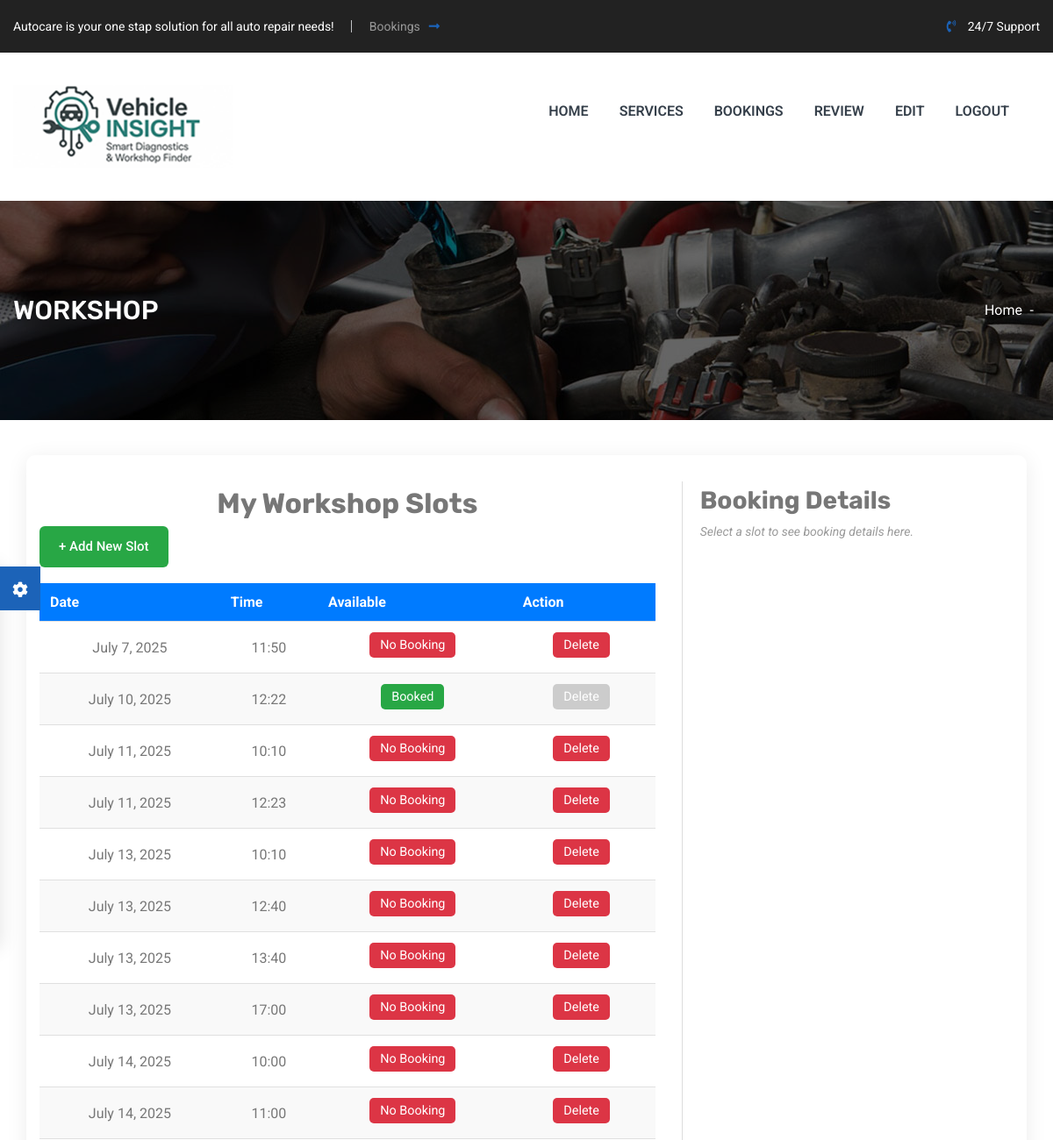
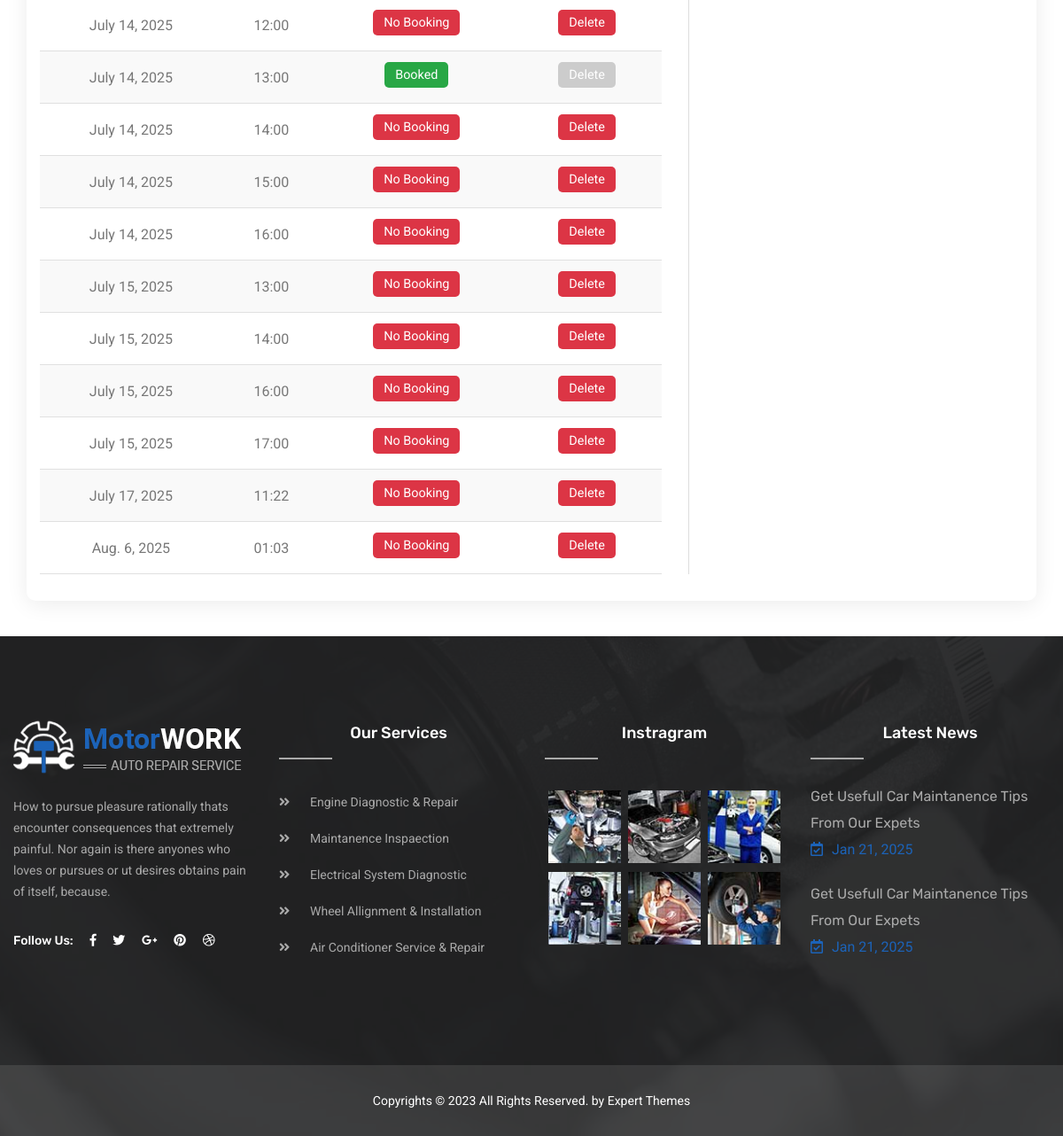
Page /view_workshop_slots (signed in) on the committed database (2 pictures, top to bottom).
### appnew/models.py (models this page shows)
class WorkshopSlot(models.Model):
    workshop = models.ForeignKey(workshop, on_delete=models.CASCADE)
    date = models.DateField()
    time = models.TimeField()
    is_available = models.BooleanField(default=True)

### appnew/views.py (the view)
# urls.py: path('view_workshop_slots', views.view_workshop_slots, name='view_workshop_slots'),
def view_workshop_slots(request):
    if 'workshopid' not in request.session:
        return redirect('userlogin')
    wid=request.session['workshopid']
    workshop_obj = get_object_or_404(workshop, workshopid=wid)
    slots = WorkshopSlot.objects.filter(workshop=workshop_obj).order_by('date', 'time')
    slot_bookings = {}
    for slot in slots:
        bookings = Appoinment.objects.filter(slot=slot)
        slot_bookings[slot.id] = [
            {
                'user': booking.userid.name,
                'status': 'Paid' if booking.payment_status == '1' else 'Pending'
            }
            for booking in bookings
        ]
    payslots = Appoinment.objects.filter(slot__in=slots, payment_status=1)
    print(payslots)
    paid_slot_ids = WorkshopSlot.objects.filter(id__in=payslots.values_list('slot__id'))
    print(paid_slot_ids)
    return render(request, 'view_workshop_slots.html', {'slots': slots,'today': date.today(),'payslots':payslots,'paid_slot_ids':paid_slot_ids,'slot_bookings_json': json.dumps(slot_bookings, cls=DjangoJSONEncoder),})

### appnew/templates/view_workshop_slots.html (shortened to what this page needs)
{% extends 'workshopheader.html' %}
{% block content %}
<div class="container">
  <div class="slots-section">
    <h2>My Workshop Slots</h2>
    <a href="{% url 'add_workshop_slot' %}" class="add-btn">+ Add New Slot</a>
    {% if slots %}
    <table id="slotsTable">
      <thead>
        <tr>
          <th>Date</th>
          <th>Time</th>
          <th>Available</th>
          <th>Action</th>
        </tr>
      </thead>
      <tbody>
        {% for slot in slots %}
        <tr data-slot-id="{{ slot.id }}" data-date="{{ slot.date }}" data-time="{{ slot.time|time:'H:i' }}" data-available="{{ slot.is_available }}">
          <td>{{ slot.date }}</td>
          <td>{{ slot.time|time:"H:i" }}</td>
          <td>
            {% if slot.is_available %}
              <span class="btn-book no-booking">No Booking</span>
            {% else %}
              <span class="btn-book booked">Booked</span>
            {% endif %}
          </td>
          <td>
            {% if slot.is_available %}
              <a href="{% url 'delete_workshop_slot' slot.id %}" class="btn-book no-booking" onclick="return confirm('❗Are you sure you want to delete this slot?');">Delete</a>
            {% elif slot in paid_slot_ids %}
              <span class="btn-book disabled">Delete</span>
            {% else %}
              <a href="{% url 'delete_workshop_slot' slot.id %}" class="btn-book no-booking" onclick="return confirm('❗Are you sure you want to delete this slot?');">Delete</a>
            {% endif %}
          </td>
        </tr>
        {% endfor %}
      </tbody>
    </table>
    {% else %}
      <div class="no-data">No slots found.</div>
    {% endif %}
  </div>
  <div class="bookings-section">
    <h3>Booking Details</h3>
    <div id="bookingDetails" class="booking-details">
      <p class="no-bookings-text">Select a slot to see booking details here.</p>
    </div>
  </div>
</div>
{% endblock %}

### appnew/templates/view_workshop_slots.html (style rules this page uses)
body { font-family: Arial, sans-serif; background: #f7f9fb; margin: 0; padding: 0; }
.container { max-width: 1200px; margin: 40px auto; background: #fff; border-radius: 10px; box-shadow: 0 4px 24px rgba(0,0,0,0.08); padding: 30px; display: flex; gap: 30px; }
h2 { text-align: center; color: #007bff; margin-bottom: 25px; width: 100%; }
.slots-section { flex: 1 1 65%; min-width: 320px; }
.bookings-section { flex: 1 1 35%; min-width: 280px; border-left: 1px solid #ddd; padding-left: 20px; }
.add-btn { display: inline-block; margin-bottom: 18px; background: #28a745; color: #fff; padding: 10px 22px; border-radius: 6px; text-decoration: none; font-weight: 500; transition: background 0.2s; }
table { width: 100%; border-collapse: collapse; }
th, td { padding: 12px; border-bottom: 1px solid #e0e0e0; text-align: center; cursor: pointer; }
th { background: #007bff; color: #fff; }
tr:nth-child(even) { background: #f9f9f9; }
.btn-book { display: inline-block; padding: 6px 12px; border-radius: 5px; color: #fff; text-decoration: none; margin: 0 5px 5px 0; font-size: 0.9em; }
.no-booking { background: #dc3545; }
.booked { background: #28a745; }
.disabled { background: #ccc; pointer-events: none; cursor: not-allowed; }
.booking-details { font-size: 0.95em; color: #444; }
.no-bookings-text { font-style: italic; color: #999; }

### rows in the picture
WorkshopSlot: date "July 7, 2025", time "11:50", is_available "No Booking"
WorkshopSlot: date "July 10, 2025", time "12:22", is_available "Booked"
WorkshopSlot: date "July 11, 2025", time "10:10", is_available "No Booking"
WorkshopSlot: date "July 11, 2025", time "12:23", is_available "No Booking"
WorkshopSlot: date "July 13, 2025", time "10:10", is_available "No Booking"
WorkshopSlot: date "July 13, 2025", time "12:40", is_available "No Booking"
WorkshopSlot: date "July 13, 2025", time "13:40", is_available "No Booking"
WorkshopSlot: date "July 13, 2025", time "17:00", is_available "No Booking"
WorkshopSlot: date "July 14, 2025", time "10:00", is_available "No Booking"
WorkshopSlot: date "July 14, 2025", time "11:00", is_available "No Booking"
WorkshopSlot: date "July 14, 2025", time "12:00", is_available "No Booking"
WorkshopSlot: date "July 14, 2025", time "13:00", is_available "Booked"
WorkshopSlot: date "July 14, 2025", time "14:00", is_available "No Booking"
WorkshopSlot: date "July 14, 2025", time "15:00", is_available "No Booking"
WorkshopSlot: date "July 14, 2025", time "16:00", is_available "No Booking"
WorkshopSlot: date "July 15, 2025", time "13:00", is_available "No Booking"
WorkshopSlot: date "July 15, 2025", time "14:00", is_available "No Booking"
WorkshopSlot: date "July 15, 2025", time "16:00", is_available "No Booking"
WorkshopSlot: date "July 15, 2025", time "17:00", is_available "No Booking"
WorkshopSlot: date "July 17, 2025", time "11:22", is_available "No Booking"
WorkshopSlot: date "Aug. 6, 2025", time "01:03", is_available "No Booking"
